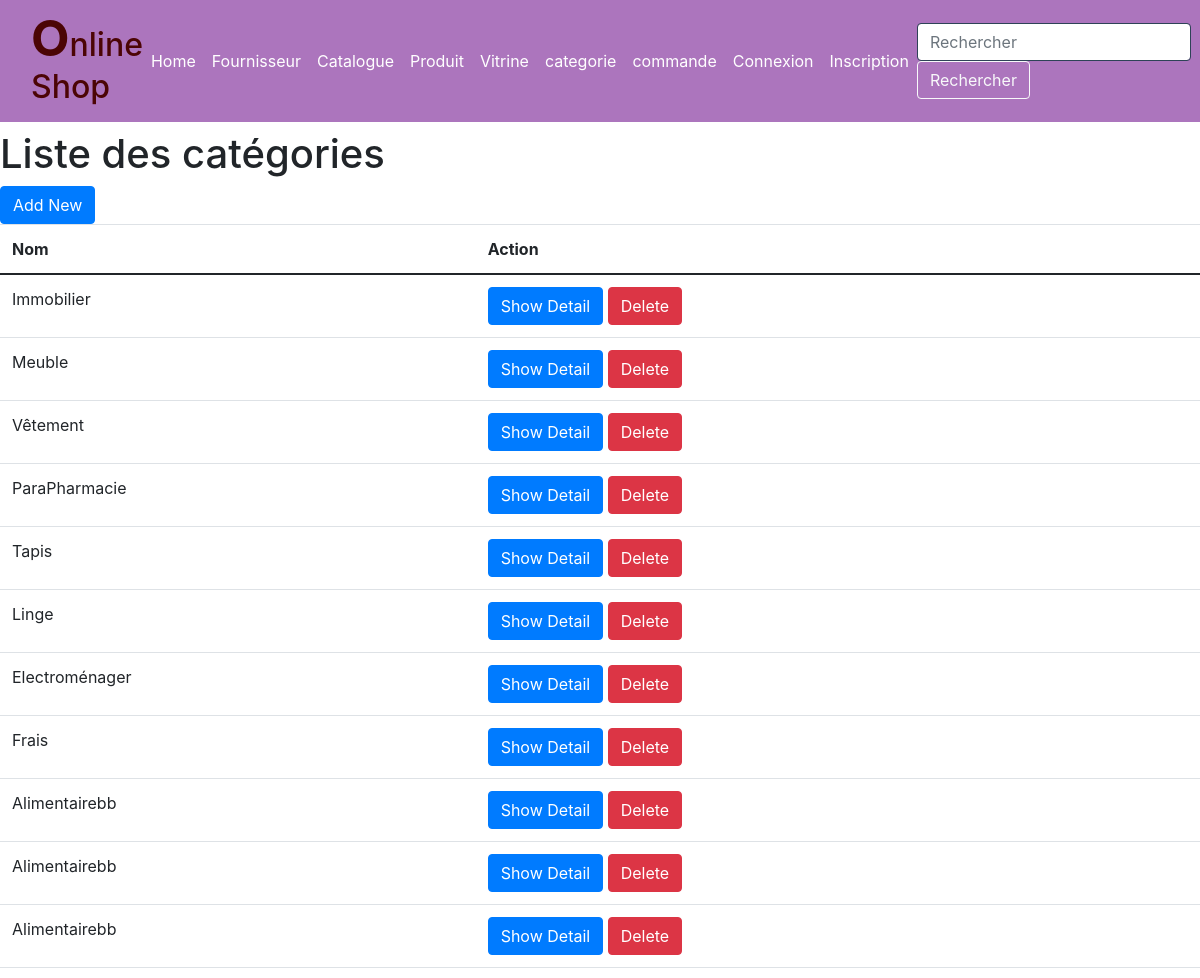
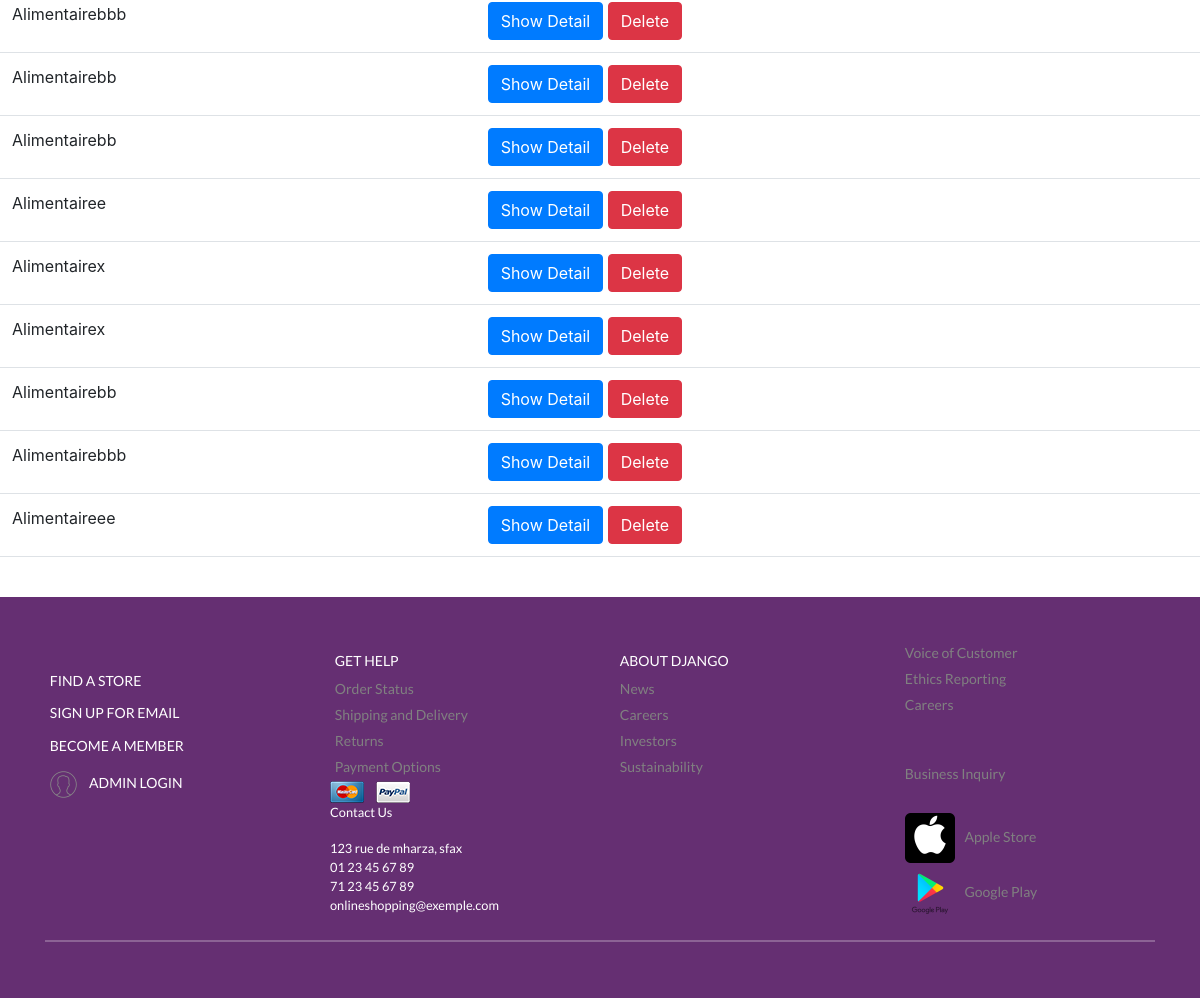
The app's page /magasin/categorie_list/ with its own data (2 pictures, top to bottom).
### magasin/models.py (models this page shows)
class Categorie (models.Model):
    name=models.CharField(max_length=50,default='Alimentaire')
    TYPE_CHOICES=[('Al','Alimentaire'), ('Mb','Meuble'),('Sn','Sanitaire'), ('Vs','Vaisselle'),('Vt','Vêtement'),('Jx','Jouets'),('Lg','Linge de Maison'),('Bj','Bijoux'),('Dc','Décor')]

### magasin/views.py (the view)
# urls.py: path('categorie_list/', views.categorie_list, name='categorie_list'),
def categorie_list(request):
    categories = Categorie.objects.all()
    return render(request, 'magasin/categorie_list.html', {'categories': categories})

### magasin/templates/magasin/categorie_list.html (shortened to what this page needs)
{% extends 'magasin/base.html' %}
{% block content %}
  <h1>Liste des catégories</h1>
  <a href="{% url 'magasin:addcategorie' %}"class="btn btn-primary">Add New</a>
  <table class="table">
    <thead>
        <tr>
            <th>Nom</th>
            <th>Action</th>
        </tr>
    </thead>
    <tbody>
    {% for categorie in categories %}
    <tr>
      <td>{{ categorie.name }}</td>
      <td> <a href="{% url 'magasin:categorie_detail' categorie_id=categorie.id %}"class="btn btn-primary">Show Detail</a>
      <a href="deletecategorie/{{ categorie.name }}" class="btn btn-sn btn-danger">Delete</a></td>
    </tr>
    {% empty %}
    <tr>
      <td>Aucune catégorie trouvée.</td>
    </tr>
    {% endfor %}
  </tbody>
</table>
{% endblock content %}

### records on screen
Categorie: name "Immobilier"
Categorie: name "Meuble"
Categorie: name "Vêtement"
Categorie: name "ParaPharmacie"
Categorie: name "Tapis"
Categorie: name "Linge"
Categorie: name "Electroménager"
Categorie: name "Frais"
Categorie: name "Alimentairebb"
Categorie: name "Alimentairebb"
Categorie: name "Alimentairebb"
Categorie: name "Alimentairebbb"
Categorie: name "Alimentairebb"
Categorie: name "Alimentairebb"
Categorie: name "Alimentairee"
Categorie: name "Alimentairex"
Categorie: name "Alimentairex"
Categorie: name "Alimentairebb"
Categorie: name "Alimentairebbb"
Categorie: name "Alimentaireee"
